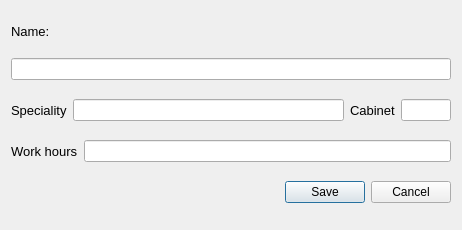
<?xml version="1.0" encoding="UTF-8"?>
<ui version="4.0">
 <class>Dialog</class>
 <widget class="QDialog" name="Dialog">
  <property name="geometry">
   <rect>
    <x>0</x>
    <y>0</y>
    <width>462</width>
    <height>230</height>
   </rect>
  </property>
  <property name="windowTitle">
   <string>Doctor edit</string>
  </property>
  <layout class="QVBoxLayout" name="verticalLayout">
   <item>
    <widget class="QLabel" name="label_4">
     <property name="sizePolicy">
      <sizepolicy hsizetype="Preferred" vsizetype="Fixed">
       <horstretch>0</horstretch>
       <verstretch>0</verstretch>
      </sizepolicy>
     </property>
     <property name="font">
      <font>
       <pointsize>10</pointsize>
      </font>
     </property>
     <property name="text">
      <string>Name:</string>
     </property>
    </widget>
   </item>
   <item>
    <layout class="QHBoxLayout" name="horizontalLayout">
     <item>
      <widget class="QLineEdit" name="fio"/>
     </item>
    </layout>
   </item>
   <item>
    <layout class="QHBoxLayout" name="horizontalLayout_2">
     <item>
      <widget class="QLabel" name="label_2">
       <property name="font">
        <font>
         <pointsize>10</pointsize>
        </font>
       </property>
       <property name="text">
        <string>Speciality</string>
       </property>
      </widget>
     </item>
     <item>
      <widget class="QLineEdit" name="speciality">
       <property name="maximumSize">
        <size>
         <width>1670000</width>
         <height>16777215</height>
        </size>
       </property>
      </widget>
     </item>
     <item>
      <widget class="QLabel" name="label_3">
       <property name="font">
        <font>
         <pointsize>10</pointsize>
        </font>
       </property>
       <property name="text">
        <string>Cabinet</string>
       </property>
      </widget>
     </item>
     <item>
      <widget class="QLineEdit" name="cabinet">
       <property name="sizePolicy">
        <sizepolicy hsizetype="Fixed" vsizetype="Fixed">
         <horstretch>0</horstretch>
         <verstretch>0</verstretch>
        </sizepolicy>
       </property>
       <property name="minimumSize">
        <size>
         <width>30</width>
         <height>0</height>
        </size>
       </property>
       <property name="maximumSize">
        <size>
         <width>50</width>
         <height>16777215</height>
        </size>
       </property>
       <property name="baseSize">
        <size>
         <width>30</width>
         <height>0</height>
        </size>
       </property>
       <property name="inputMask">
        <string>9000; </string>
       </property>
       <property name="maxLength">
        <number>4</number>
       </property>
       <property name="alignment">
        <set>Qt::AlignRight|Qt::AlignTrailing|Qt::AlignVCenter</set>
       </property>
      </widget>
     </item>
    </layout>
   </item>
   <item>
    <layout class="QHBoxLayout" name="horizontalLayout_3">
     <item>
      <widget class="QLabel" name="label">
       <property name="font">
        <font>
         <pointsize>10</pointsize>
        </font>
       </property>
       <property name="text">
        <string>Work hours</string>
       </property>
      </widget>
     </item>
     <item>
      <widget class="QLineEdit" name="workHours"/>
     </item>
    </layout>
   </item>
   <item>
    <widget class="QDialogButtonBox" name="buttonBox">
     <property name="orientation">
      <enum>Qt::Horizontal</enum>
     </property>
     <property name="standardButtons">
      <set>QDialogButtonBox::Cancel|QDialogButtonBox::Save</set>
     </property>
    </widget>
   </item>
  </layout>
 </widget>
 <resources/>
 <connections>
  <connection>
   <sender>buttonBox</sender>
   <signal>accepted()</signal>
   <receiver>Dialog</receiver>
   <slot>accept()</slot>
   <hints>
    <hint type="sourcelabel">
     <x>248</x>
     <y>254</y>
    </hint>
    <hint type="destinationlabel">
     <x>157</x>
     <y>274</y>
    </hint>
   </hints>
  </connection>
  <connection>
   <sender>buttonBox</sender>
   <signal>rejected()</signal>
   <receiver>Dialog</receiver>
   <slot>reject()</slot>
   <hints>
    <hint type="sourcelabel">
     <x>316</x>
     <y>260</y>
    </hint>
    <hint type="destinationlabel">
     <x>286</x>
     <y>274</y>
    </hint>
   </hints>
  </connection>
 </connections>
</ui>
